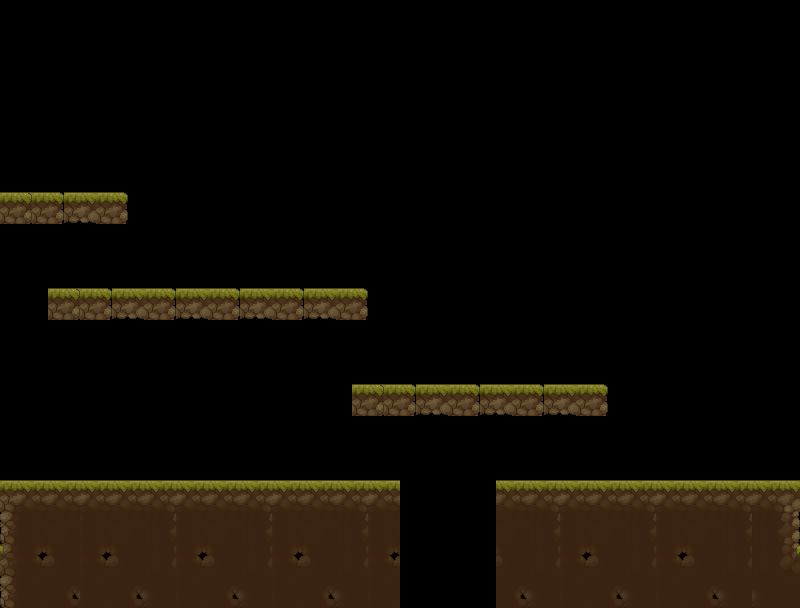

Below is a game level as drawn by its tile map, then a one-line description and the .tmx that defines it (tile-layer data replaced by summaries):
An orthogonal 50x38 tile map with 16x16 px tiles, 2 tile layers (ground, margin), 1 hidden layer not drawn, 5 tilesets and 15 objects (5x gnd, 2x wall).

<map version="1.10" tiledversion="1.11.2" orientation="orthogonal" renderorder="right-down" width="50" height="38" tilewidth="16" tileheight="16" infinite="0" nextlayerid="6" nextobjectid="40">
 <tileset firstgid="1" source="../assets/sprites/background/Blue.tsx" />
 <tileset firstgid="17" source="../assets/sprites/texture/TX Tileset Ground.tsx" />
 <tileset firstgid="1041" source="../assets/sprites/terrain/Terrain Sliced (16x16).tsx" />
 <tileset firstgid="1283" source="../assets/backgrounds/BGDoor.tsx" />
 <tileset firstgid="1284" source="../assets/sprites/terrain/Terrain Sliced 32x32.tsx" />
 <layer id="1" name="platform" width="50" height="38" visible="0">
  <data>[1900 cells, 1900 non-empty, 4 distinct tile ids]</data>
 </layer>
 <layer id="2" name="ground" width="50" height="38">
  <data>[1900 cells, 440 non-empty, 72 distinct tile ids]</data>
 </layer>
 <layer id="3" name="margin" width="50" height="38">
  <data>[1900 cells, 42 non-empty, 22 distinct tile ids]</data>
 </layer>
 <objectgroup id="5" name="triggers">
  <object id="20" name="wall" x="0" y="1.33333" width="16" height="606.667">
   <properties>
    <property name="blockers" value="tlrb" />
   </properties>
  </object>
  <object id="21" name="wall" x="787" y="1" width="14" height="608">
   <properties>
    <property name="blockers" value="tlrb" />
   </properties>
  </object>
  <object id="22" name="gnd" x="16" y="479" width="385" height="131">
   <properties>
    <property name="blockers" value="tlrb" />
   </properties>
  </object>
  <object id="23" name="gnd" x="497" y="479" width="289" height="130">
   <properties>
    <property name="blockers" value="tlrb" />
   </properties>
  </object>
  <object id="24" name="gnd" x="353" y="383" width="255" height="36">
   <properties>
    <property name="blockers" value="tlrb" />
   </properties>
  </object>
  <object id="25" name="gnd" x="18" y="191" width="110" height="34">
   <properties>
    <property name="blockers" value="tlrb" />
   </properties>
  </object>
  <object id="26" name="gnd" x="46" y="287" width="322" height="34">
   <properties>
    <property name="blockers" value="tlrb" />
   </properties>
  </object>
  <object id="30" gid="1283" x="32" y="193" width="32" height="32">
   <properties>
    <property name="win" value="yes" />
   </properties>
  </object>
  <object id="31" gid="1315" x="50" y="479" width="32" height="32">
   <properties>
    <property name="player" value="yes" />
   </properties>
  </object>
  <object id="32" gid="1309" x="289" y="476" width="32" height="32">
   <properties>
    <property name="enemy" value="yes" />
   </properties>
  </object>
  <object id="33" gid="1309" x="585" y="476" width="32" height="32">
   <properties>
    <property name="enemy" value="yes" />
   </properties>
  </object>
  <object id="34" gid="1309" x="112" y="284" width="32" height="32">
   <properties>
    <property name="enemy" value="yes" />
   </properties>
  </object>
  <object id="35" gid="1309" x="272" y="286" width="32" height="32">
   <properties>
    <property name="enemy" value="yes" />
   </properties>
  </object>
  <object id="38" gid="1309" x="415" y="381" width="32" height="32">
   <properties>
    <property name="enemy" value="yes" />
   </properties>
  </object>
  <object id="39" gid="1309" x="528" y="380" width="32" height="32">
   <properties>
    <property name="enemy" value="yes" />
   </properties>
  </object>
 </objectgroup>
</map>
